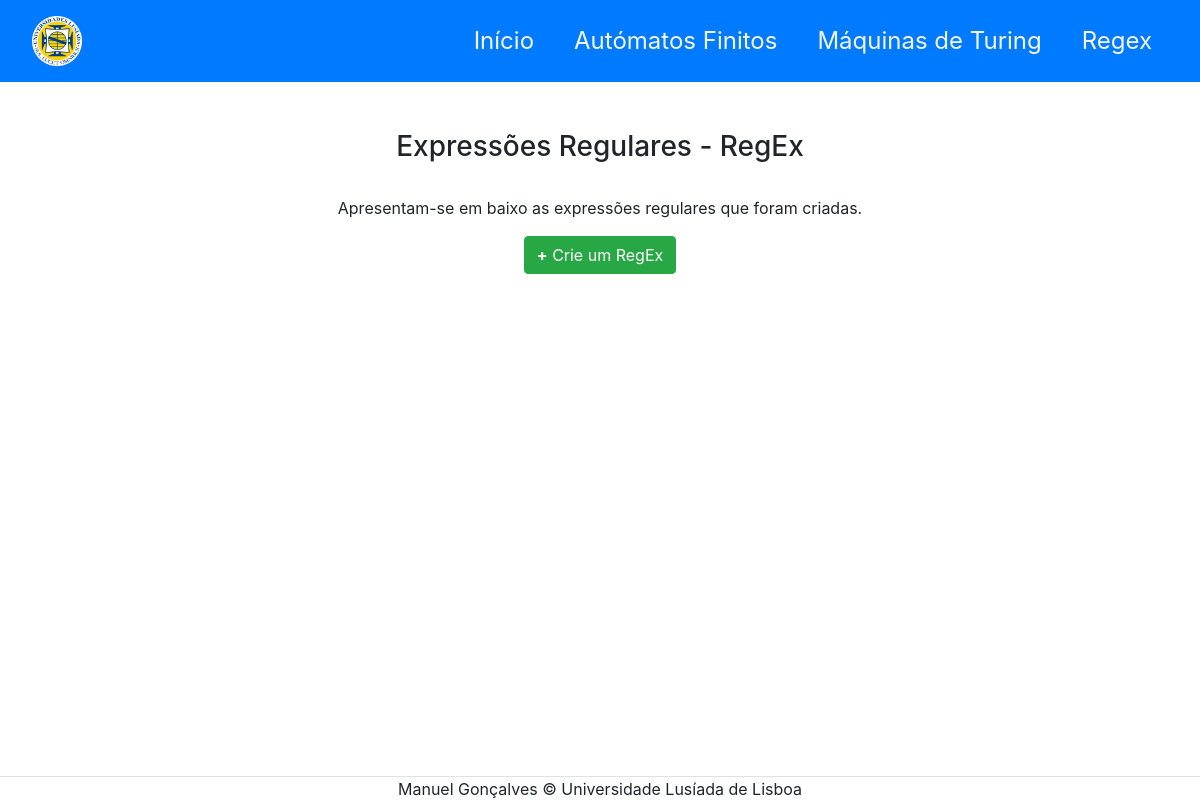
The page /expressoesRegulares/ on the database as committed earlier.
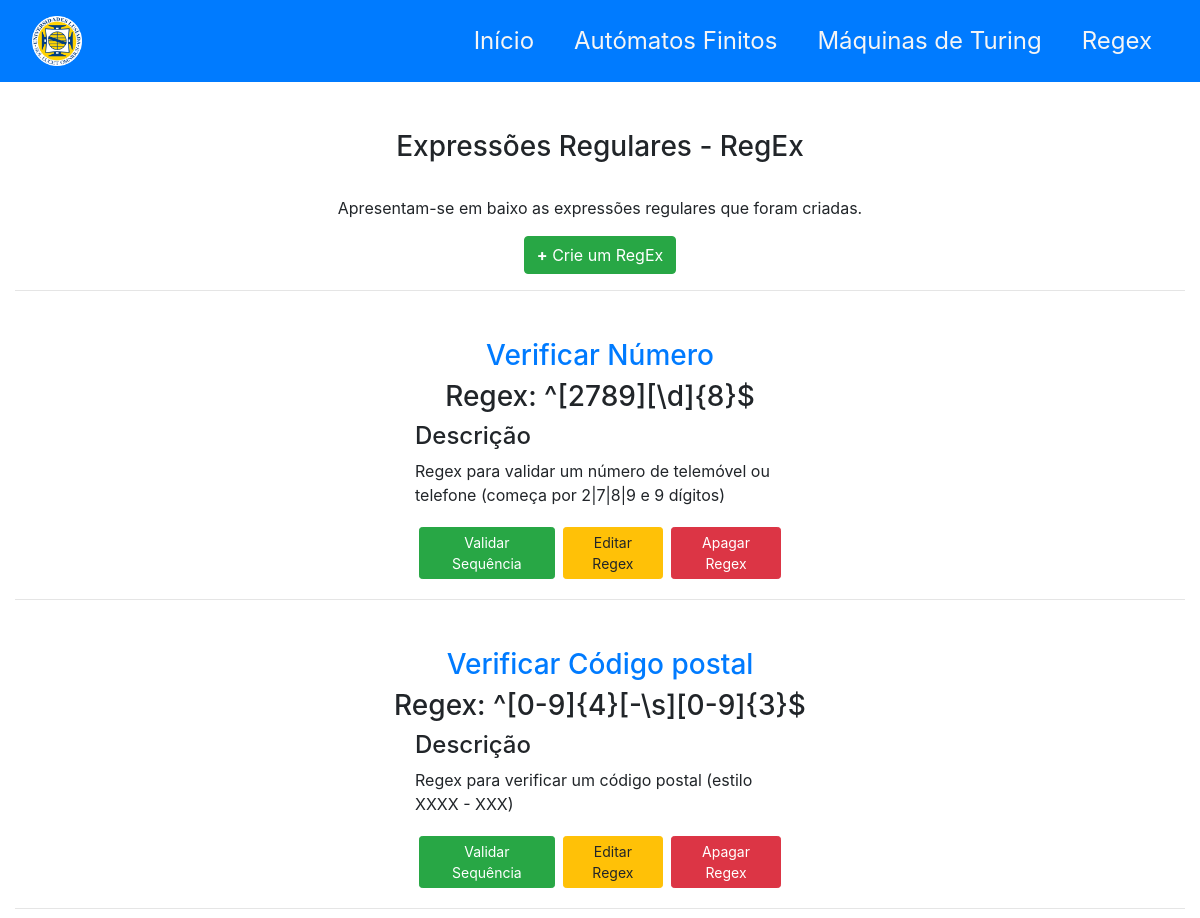
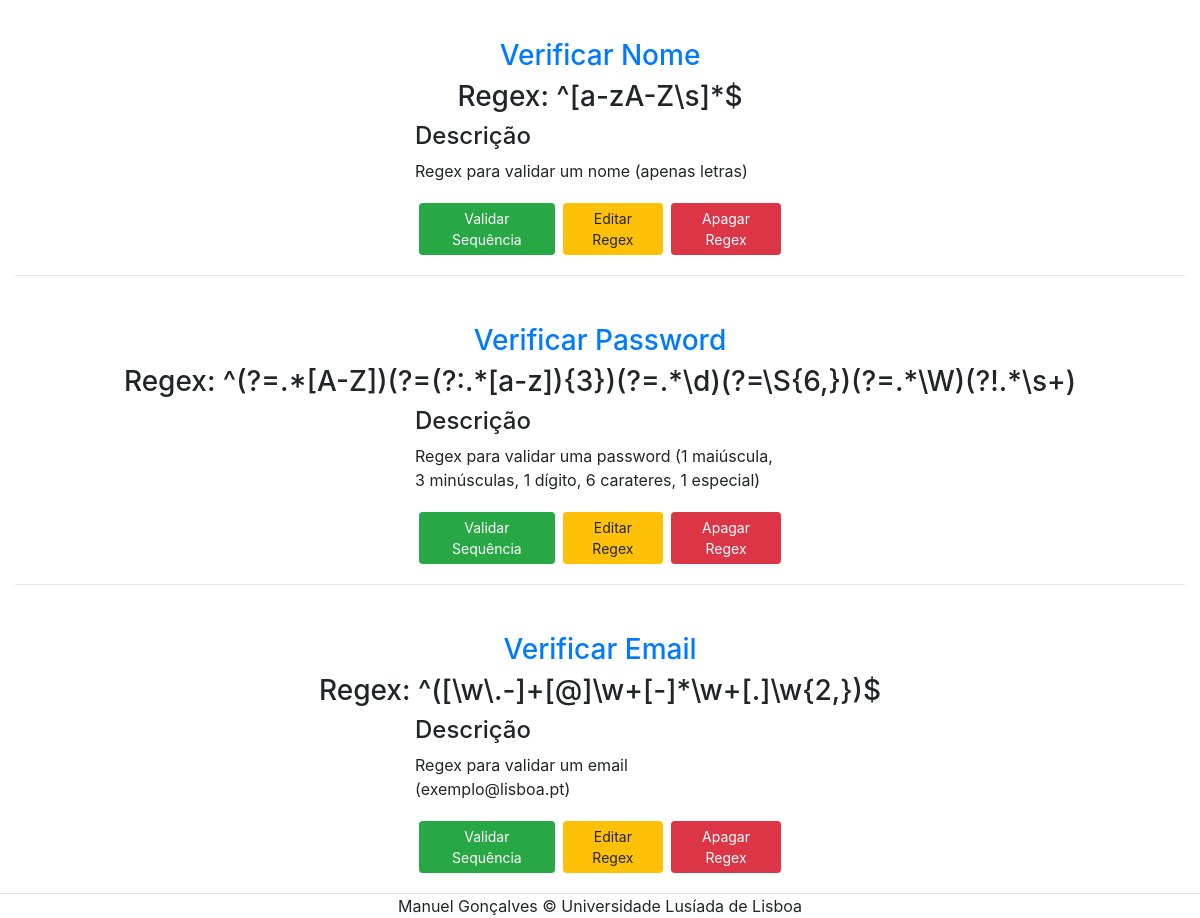
The same page on the database as committed later (2 pictures, top to bottom).
### website/models.py (models this page shows, shortened)
class Expressao(models.Model):
    nome = models.CharField(max_length=100)
    descricao = models.CharField(max_length=100)
    regex = models.CharField(max_length=100)

### website/views.py (the view)
# urls.py: path('expressoesRegulares/', views.expressoesRegulares, name='expressoesRegulares'),
def expressoesRegulares(request):
    context = {'expressoesRegulares': Expressao.objects.all()}
    return render(request, 'website/regex/expressoesRegulares.html', context)

### website/templates/website/regex/expressoesRegulares.html (shortened to what this page needs)
{% extends 'website/layout.html' %}
{% block main %}
<main class="col-12 text-center">
    <h3>Expressões Regulares - RegEx</h3>
    <br>
    <p>Apresentam-se em baixo as expressões regulares que foram criadas.</p>
    <button class="btn btn-success btn-md  mx-auto"><b>+</b> Crie um RegEx</button>
        {% load static %}
            {% for expressao in expressoesRegulares %}
            <hr>
            <h3 class="mt-5 mb-2 text-primary">Verificar {{ expressao.nome }}</h3>
            <h3 class="mb-2">Regex: {{ expressao.regex }}</h3>
            <div class="row ">
                <div class="col-12 col-md-4 mx-auto text-left">
                    <h4>Descrição</h4>
                    <p>{{ expressao.descricao }}</p>
                    <div class="d-flex flex-column flex-md-row  mx-auto">
                        <a href="{% url 'website:validarExpressao' expressao.id %}" class="btn btn-success btn-sm my-1 mx-1">
                            Validar Sequência
                        </a>
                        <a href="{% url 'website:editarExpressao' expressao.id %}" class="btn btn-warning btn-sm my-1 mx-1">
                            Editar Regex
                        </a>
                        <a href="{% url 'website:apagarExpressao' expressao.id %}" class="btn btn-danger btn-sm my-1 mx-1">
                            Apagar Regex
                        </a>
                    </div>
                </div>
            </div>
            {% endfor %}
        </div>
{% endblock %}

### website/templates/website/layout.html (shortened to what this page needs)
<!DOCTYPE html>
<html lang="en">
<head>
    <link rel="stylesheet" href="https://maxcdn.bootstrapcdn.com/bootstrap/4.5.2/css/bootstrap.min.css">
</head>
<body>
<header>
<nav class="navbar navbar-expand-lg navbar-dark bg-primary">
        <div class="collapse navbar-collapse text-center" id="navbarSupportedContent">
            <span class="navbar-text d-none d-lg-block mr-auto">
                {% load static %}
                <a href="https://www.lis.ulusiada.pt/pt-pt/in%c3%adcio.aspx" target="_blank"><img src="/static/website/images/lusiada.png" style="height:50px;"></a>
            </span>
            <ul class="navbar-nav ">
                <li class="nav-item mr-lg-4">
                    <a class="nav-link" href="{% url 'website:index' %}">Início</a>
                </li>
                <li class="nav-item mr-lg-4">
                    <a class="nav-link" href="{% url 'website:automatosFinitos' %}">Autómatos Finitos</a>
                </li>
                <li class="nav-item mr-lg-4">
                    <a class="nav-link" href="{% url 'website:maquinasTuring' %}">Máquinas de Turing</a>
                </li>
                <li class="nav-item mr-lg-4">
                    <a class="nav-link" href="{% url 'website:expressoesRegulares' %}">Regex</a>
                </li>
            </ul>
        </div>
    </nav>
    <div class="text-center mt-5">
         {% block main %}
        {% endblock %}
</header>
<footer class="text-center border-top mt-3">Manuel Gonçalves  	&copy; Universidade Lusíada de Lisboa</footer>
</body>
</html>

### website/templates/website/layout.html (style rules this page uses)
html,body { margin: 0; padding: 0; overflow: hidden auto; }
header { min-height: 95vh; }
.nav-link { font-size: 1.5em; color: whitesmoke !important; }

Rows that differ between the two databases and show on the page:
added Expressao: nome "Número", regex "^[2789][\\d]{8}$", descricao "Regex para validar um número de telemóvel ou telefone (começa por 2|7|8|9 e 9 dígitos)"
added Expressao: nome "Código postal", regex "^[0-9]{4}[-\\s][0-9]{3}$", descricao "Regex para verificar um código postal (estilo XXXX - XXX)"
added Expressao: nome "Nome", regex "^[a-zA-Z\\s]*$", descricao "Regex para validar um nome (apenas letras)"
added Expressao: nome "Password", regex "^(?=.*[A-Z])(?=(?:.*[a-z]){3})(?=.*\\d)(?=\\S{6,})(?=.*\\W)(?!.*\\s+)", descricao "Regex para validar uma password (1 maiúscula, 3 minúsculas, 1 dígito, 6 carateres, 1 especial)"
added Expressao: nome "Email", regex "^([\\w\\.-]+[@]\\w+[-]*\\w+[.]\\w{2,})$", descricao "Regex para validar um email (exemplo@lisboa.pt)"
